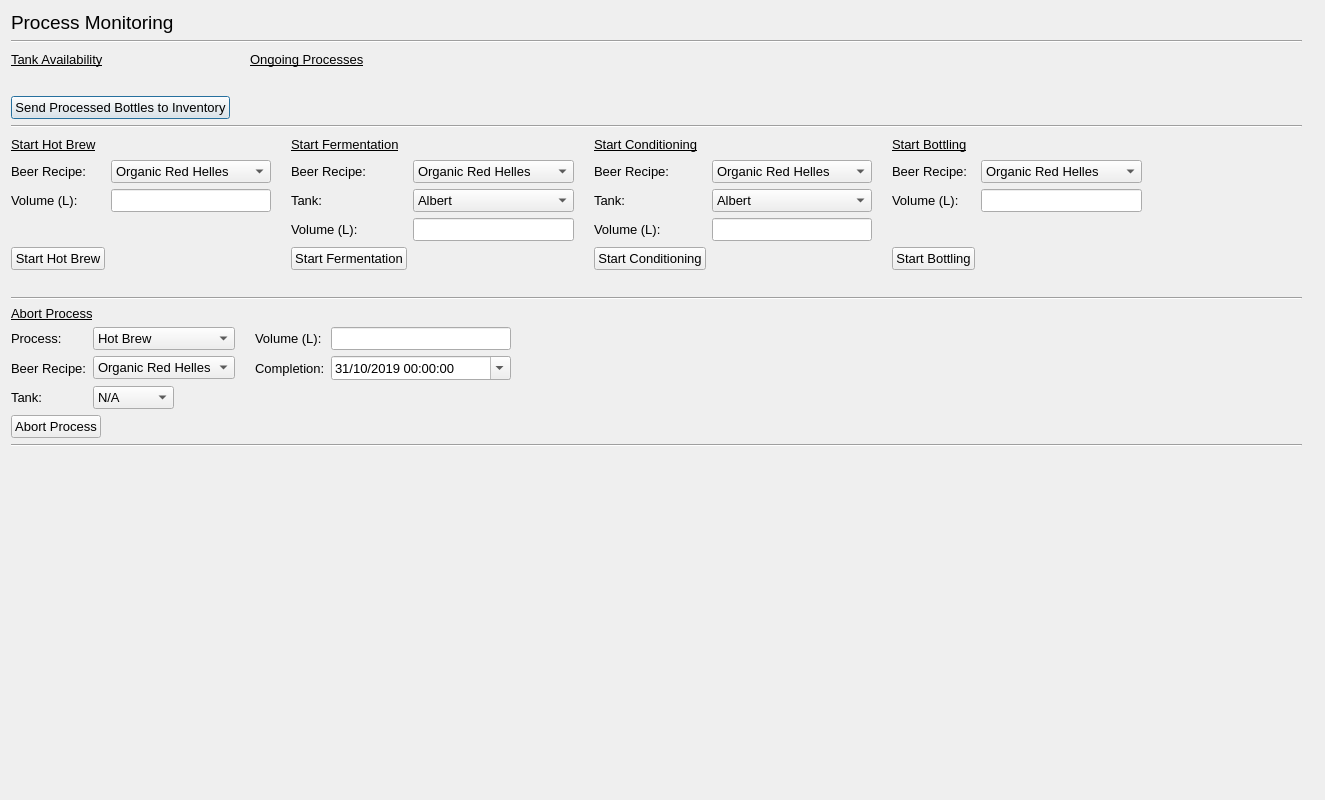
<?xml version="1.0" encoding="UTF-8"?>
<ui version="4.0">
 <class>dialog_monitoring</class>
 <widget class="QDialog" name="dialog_monitoring">
  <property name="geometry">
   <rect>
    <x>0</x>
    <y>0</y>
    <width>1325</width>
    <height>800</height>
   </rect>
  </property>
  <property name="font">
   <font>
    <family>Arial</family>
    <pointsize>10</pointsize>
   </font>
  </property>
  <property name="windowTitle">
   <string>Process Monitoring - Barnaby's Brewhouse</string>
  </property>
  <layout class="QGridLayout" name="gridLayout">
   <item row="0" column="0">
    <widget class="QScrollArea" name="scroll_area">
     <property name="font">
      <font>
       <kerning>true</kerning>
      </font>
     </property>
     <property name="frameShape">
      <enum>QFrame::NoFrame</enum>
     </property>
     <property name="frameShadow">
      <enum>QFrame::Plain</enum>
     </property>
     <property name="lineWidth">
      <number>0</number>
     </property>
     <property name="widgetResizable">
      <bool>true</bool>
     </property>
     <widget class="QWidget" name="scroll_area_widget_contents">
      <property name="geometry">
       <rect>
        <x>0</x>
        <y>0</y>
        <width>1303</width>
        <height>778</height>
       </rect>
      </property>
      <widget class="QWidget" name="verticalLayoutWidget">
       <property name="geometry">
        <rect>
         <x>0</x>
         <y>0</y>
         <width>1291</width>
         <height>771</height>
        </rect>
       </property>
       <layout class="QVBoxLayout" name="vert_layout_monitoring">
        <item>
         <widget class="QLabel" name="lbl_monitoring">
          <property name="font">
           <font>
            <family>Arial</family>
            <pointsize>14</pointsize>
            <kerning>true</kerning>
           </font>
          </property>
          <property name="text">
           <string>Process Monitoring</string>
          </property>
         </widget>
        </item>
        <item>
         <widget class="Line" name="hori_line_monitoring">
          <property name="orientation">
           <enum>Qt::Horizontal</enum>
          </property>
         </widget>
        </item>
        <item>
         <layout class="QGridLayout" name="grid_layout_status">
          <item row="1" column="2" alignment="Qt::AlignLeft|Qt::AlignTop">
           <widget class="QLabel" name="lbl_processes">
            <property name="text">
             <string/>
            </property>
           </widget>
          </item>
          <item row="0" column="3">
           <spacer name="hori_spacer_status">
            <property name="orientation">
             <enum>Qt::Horizontal</enum>
            </property>
            <property name="sizeHint" stdset="0">
             <size>
              <width>40</width>
              <height>20</height>
             </size>
            </property>
           </spacer>
          </item>
          <item row="1" column="0" alignment="Qt::AlignLeft|Qt::AlignTop">
           <widget class="QLabel" name="lbl_tanks">
            <property name="text">
             <string/>
            </property>
           </widget>
          </item>
          <item row="0" column="0">
           <widget class="QLabel" name="lbl_tank_availability">
            <property name="font">
             <font>
              <underline>true</underline>
              <kerning>true</kerning>
             </font>
            </property>
            <property name="text">
             <string>Tank Availability</string>
            </property>
           </widget>
          </item>
          <item row="0" column="2">
           <widget class="QLabel" name="lbl_ongoing_processes">
            <property name="font">
             <font>
              <underline>true</underline>
              <kerning>true</kerning>
             </font>
            </property>
            <property name="text">
             <string>Ongoing Processes</string>
            </property>
           </widget>
          </item>
          <item row="0" column="1">
           <widget class="QLabel" name="lbl_vert_placeholder5">
            <property name="text">
             <string/>
            </property>
           </widget>
          </item>
          <item row="2" column="0" alignment="Qt::AlignLeft">
           <widget class="QPushButton" name="btn_send_bottles">
            <property name="text">
             <string>Send Processed Bottles to Inventory</string>
            </property>
           </widget>
          </item>
         </layout>
        </item>
        <item>
         <widget class="Line" name="hori_line_status">
          <property name="orientation">
           <enum>Qt::Horizontal</enum>
          </property>
         </widget>
        </item>
        <item>
         <layout class="QGridLayout" name="grid_layout_start_process">
          <item row="2" column="6">
           <widget class="QLabel" name="lbl_condition_tank">
            <property name="text">
             <string>Tank:</string>
            </property>
           </widget>
          </item>
          <item row="0" column="3">
           <widget class="QLabel" name="lbl_start_fermentation">
            <property name="font">
             <font>
              <underline>true</underline>
              <kerning>true</kerning>
             </font>
            </property>
            <property name="text">
             <string>Start Fermentation</string>
            </property>
           </widget>
          </item>
          <item row="2" column="0">
           <widget class="QLabel" name="lbl_brew_volume">
            <property name="text">
             <string>Volume (L):</string>
            </property>
           </widget>
          </item>
          <item row="1" column="10">
           <widget class="QComboBox" name="combo_box_bottle_recipe">
            <item>
             <property name="text">
              <string>Organic Red Helles</string>
             </property>
            </item>
            <item>
             <property name="text">
              <string>Organic Pilsner</string>
             </property>
            </item>
            <item>
             <property name="text">
              <string>Organic Dunkel</string>
             </property>
            </item>
           </widget>
          </item>
          <item row="3" column="6">
           <widget class="QLabel" name="lbl_condition_volume">
            <property name="text">
             <string>Volume (L):</string>
            </property>
           </widget>
          </item>
          <item row="1" column="9">
           <widget class="QLabel" name="lbl_bottle_recipe">
            <property name="text">
             <string>Beer Recipe:</string>
            </property>
           </widget>
          </item>
          <item row="2" column="4">
           <widget class="QComboBox" name="combo_box_ferment_tank">
            <item>
             <property name="text">
              <string>Albert</string>
             </property>
            </item>
            <item>
             <property name="text">
              <string>Brigadier</string>
             </property>
            </item>
            <item>
             <property name="text">
              <string>Camilla</string>
             </property>
            </item>
            <item>
             <property name="text">
              <string>Dylon</string>
             </property>
            </item>
            <item>
             <property name="text">
              <string>Emily</string>
             </property>
            </item>
            <item>
             <property name="text">
              <string>Florence </string>
             </property>
            </item>
            <item>
             <property name="text">
              <string>R2D2</string>
             </property>
            </item>
           </widget>
          </item>
          <item row="1" column="6">
           <widget class="QLabel" name="lbl_condition_recipe">
            <property name="text">
             <string>Beer Recipe:</string>
            </property>
           </widget>
          </item>
          <item row="4" column="9">
           <widget class="QPushButton" name="btn_start_bottling">
            <property name="text">
             <string>Start Bottling</string>
            </property>
           </widget>
          </item>
          <item row="4" column="3" alignment="Qt::AlignLeft|Qt::AlignTop">
           <widget class="QPushButton" name="btn_start_fermentation">
            <property name="text">
             <string>Start Fermentation</string>
            </property>
           </widget>
          </item>
          <item row="2" column="3">
           <widget class="QLabel" name="lbl_ferment_tank">
            <property name="text">
             <string>Tank:</string>
            </property>
           </widget>
          </item>
          <item row="3" column="7">
           <widget class="QLineEdit" name="line_edit_condition_volume"/>
          </item>
          <item row="1" column="3">
           <widget class="QLabel" name="lbl_ferment_recipe">
            <property name="text">
             <string>Beer Recipe:</string>
            </property>
           </widget>
          </item>
          <item row="2" column="7">
           <widget class="QComboBox" name="combo_box_condition_tank">
            <item>
             <property name="text">
              <string>Albert</string>
             </property>
            </item>
            <item>
             <property name="text">
              <string>Brigadier</string>
             </property>
            </item>
            <item>
             <property name="text">
              <string>Camilla</string>
             </property>
            </item>
            <item>
             <property name="text">
              <string>Dylon</string>
             </property>
            </item>
            <item>
             <property name="text">
              <string>Emily</string>
             </property>
            </item>
            <item>
             <property name="text">
              <string>Florence </string>
             </property>
            </item>
            <item>
             <property name="text">
              <string>Gertrude</string>
             </property>
            </item>
            <item>
             <property name="text">
              <string>Harry</string>
             </property>
            </item>
           </widget>
          </item>
          <item row="0" column="2">
           <widget class="QLabel" name="lbl_vert_placeholder1">
            <property name="text">
             <string/>
            </property>
           </widget>
          </item>
          <item row="2" column="1">
           <widget class="QLineEdit" name="line_edit_brew_volume"/>
          </item>
          <item row="1" column="0">
           <widget class="QLabel" name="lbl_brew_recipe">
            <property name="text">
             <string>Beer Recipe:</string>
            </property>
           </widget>
          </item>
          <item row="1" column="7">
           <widget class="QComboBox" name="combo_box_condition_recipe">
            <item>
             <property name="text">
              <string>Organic Red Helles</string>
             </property>
            </item>
            <item>
             <property name="text">
              <string>Organic Pilsner</string>
             </property>
            </item>
            <item>
             <property name="text">
              <string>Organic Dunkel</string>
             </property>
            </item>
           </widget>
          </item>
          <item row="3" column="3">
           <widget class="QLabel" name="lbl_ferment_volume">
            <property name="text">
             <string>Volume (L):</string>
            </property>
           </widget>
          </item>
          <item row="0" column="9">
           <widget class="QLabel" name="lbl_start_bottling">
            <property name="font">
             <font>
              <underline>true</underline>
              <kerning>true</kerning>
             </font>
            </property>
            <property name="text">
             <string>Start Bottling</string>
            </property>
           </widget>
          </item>
          <item row="2" column="10">
           <widget class="QLineEdit" name="line_edit_bottle_volume"/>
          </item>
          <item row="4" column="6">
           <widget class="QPushButton" name="btn_start_conditioning">
            <property name="text">
             <string>Start Conditioning</string>
            </property>
           </widget>
          </item>
          <item row="2" column="9">
           <widget class="QLabel" name="lbl_bottle_volume">
            <property name="text">
             <string>Volume (L):</string>
            </property>
           </widget>
          </item>
          <item row="1" column="4">
           <widget class="QComboBox" name="combo_box_ferment_recipe">
            <item>
             <property name="text">
              <string>Organic Red Helles</string>
             </property>
            </item>
            <item>
             <property name="text">
              <string>Organic Pilsner</string>
             </property>
            </item>
            <item>
             <property name="text">
              <string>Organic Dunkel</string>
             </property>
            </item>
           </widget>
          </item>
          <item row="0" column="0">
           <widget class="QLabel" name="lbl_start_brew">
            <property name="font">
             <font>
              <underline>true</underline>
              <kerning>true</kerning>
             </font>
            </property>
            <property name="text">
             <string>Start Hot Brew</string>
            </property>
           </widget>
          </item>
          <item row="1" column="1">
           <widget class="QComboBox" name="combo_box_brew_recipe">
            <item>
             <property name="text">
              <string>Organic Red Helles</string>
             </property>
            </item>
            <item>
             <property name="text">
              <string>Organic Pilsner</string>
             </property>
            </item>
            <item>
             <property name="text">
              <string>Organic Dunkel</string>
             </property>
            </item>
           </widget>
          </item>
          <item row="0" column="8">
           <widget class="QLabel" name="lbl_vert_placeholder3">
            <property name="text">
             <string/>
            </property>
           </widget>
          </item>
          <item row="4" column="0" alignment="Qt::AlignLeft|Qt::AlignTop">
           <widget class="QPushButton" name="btn_start_hot_brew">
            <property name="text">
             <string>Start Hot Brew</string>
            </property>
           </widget>
          </item>
          <item row="0" column="5">
           <widget class="QLabel" name="lbl_vert_placeholder2">
            <property name="text">
             <string/>
            </property>
           </widget>
          </item>
          <item row="0" column="6">
           <widget class="QLabel" name="lbl_start_conditioning">
            <property name="font">
             <font>
              <underline>true</underline>
              <kerning>true</kerning>
             </font>
            </property>
            <property name="text">
             <string>Start Conditioning</string>
            </property>
           </widget>
          </item>
          <item row="3" column="4">
           <widget class="QLineEdit" name="line_edit_ferment_volume"/>
          </item>
          <item row="0" column="11">
           <spacer name="hori_spacer_status_2">
            <property name="orientation">
             <enum>Qt::Horizontal</enum>
            </property>
            <property name="sizeHint" stdset="0">
             <size>
              <width>40</width>
              <height>20</height>
             </size>
            </property>
           </spacer>
          </item>
         </layout>
        </item>
        <item>
         <widget class="QLabel" name="lbl_tank_advice">
          <property name="text">
           <string/>
          </property>
         </widget>
        </item>
        <item>
         <widget class="Line" name="hori_line_start_process">
          <property name="orientation">
           <enum>Qt::Horizontal</enum>
          </property>
         </widget>
        </item>
        <item>
         <widget class="QLabel" name="lbl_abort_process">
          <property name="font">
           <font>
            <underline>true</underline>
            <kerning>true</kerning>
           </font>
          </property>
          <property name="text">
           <string>Abort Process</string>
          </property>
         </widget>
        </item>
        <item>
         <layout class="QGridLayout" name="grid_layout_abort_process">
          <item row="2" column="1" alignment="Qt::AlignLeft">
           <widget class="QComboBox" name="combo_box_abort_tank">
            <item>
             <property name="text">
              <string>N/A</string>
             </property>
            </item>
            <item>
             <property name="text">
              <string>Albert</string>
             </property>
            </item>
            <item>
             <property name="text">
              <string>Brigadier</string>
             </property>
            </item>
            <item>
             <property name="text">
              <string>Camilla</string>
             </property>
            </item>
            <item>
             <property name="text">
              <string>Dylon</string>
             </property>
            </item>
            <item>
             <property name="text">
              <string>Emily</string>
             </property>
            </item>
            <item>
             <property name="text">
              <string>Florence </string>
             </property>
            </item>
            <item>
             <property name="text">
              <string>Gertrude</string>
             </property>
            </item>
            <item>
             <property name="text">
              <string>Harry</string>
             </property>
            </item>
            <item>
             <property name="text">
              <string>R2D2</string>
             </property>
            </item>
           </widget>
          </item>
          <item row="1" column="4" alignment="Qt::AlignLeft">
           <widget class="QDateTimeEdit" name="date_time_edit_completion">
            <property name="sizePolicy">
             <sizepolicy hsizetype="Fixed" vsizetype="Fixed">
              <horstretch>0</horstretch>
              <verstretch>0</verstretch>
             </sizepolicy>
            </property>
            <property name="minimumSize">
             <size>
              <width>180</width>
              <height>0</height>
             </size>
            </property>
            <property name="minimumDateTime">
             <datetime>
              <hour>0</hour>
              <minute>0</minute>
              <second>0</second>
              <year>2019</year>
              <month>10</month>
              <day>31</day>
             </datetime>
            </property>
            <property name="displayFormat">
             <string>dd/MM/yyyy hh:mm:ss</string>
            </property>
            <property name="calendarPopup">
             <bool>true</bool>
            </property>
           </widget>
          </item>
          <item row="1" column="0" alignment="Qt::AlignLeft">
           <widget class="QLabel" name="lbl_abort_recipe">
            <property name="text">
             <string>Beer Recipe:</string>
            </property>
           </widget>
          </item>
          <item row="1" column="3">
           <widget class="QLabel" name="lbl_abort_completion">
            <property name="text">
             <string>Completion:</string>
            </property>
           </widget>
          </item>
          <item row="0" column="0">
           <widget class="QLabel" name="lbl_abort">
            <property name="text">
             <string>Process:</string>
            </property>
           </widget>
          </item>
          <item row="0" column="4" alignment="Qt::AlignLeft">
           <widget class="QLineEdit" name="line_edit_abort_volume">
            <property name="minimumSize">
             <size>
              <width>180</width>
              <height>0</height>
             </size>
            </property>
           </widget>
          </item>
          <item row="1" column="5">
           <spacer name="hori_spacer_abort_process">
            <property name="orientation">
             <enum>Qt::Horizontal</enum>
            </property>
            <property name="sizeHint" stdset="0">
             <size>
              <width>40</width>
              <height>20</height>
             </size>
            </property>
           </spacer>
          </item>
          <item row="0" column="1">
           <widget class="QComboBox" name="combo_box_abort_process">
            <item>
             <property name="text">
              <string>Hot Brew</string>
             </property>
            </item>
            <item>
             <property name="text">
              <string>Fermentation</string>
             </property>
            </item>
            <item>
             <property name="text">
              <string>Conditioning</string>
             </property>
            </item>
            <item>
             <property name="text">
              <string>Bottling</string>
             </property>
            </item>
           </widget>
          </item>
          <item row="2" column="0">
           <widget class="QLabel" name="lbl_abort_tank">
            <property name="text">
             <string>Tank:</string>
            </property>
           </widget>
          </item>
          <item row="1" column="1" alignment="Qt::AlignLeft">
           <widget class="QComboBox" name="combo_box_abort_recipe">
            <item>
             <property name="text">
              <string>Organic Red Helles</string>
             </property>
            </item>
            <item>
             <property name="text">
              <string>Organic Pilsner</string>
             </property>
            </item>
            <item>
             <property name="text">
              <string>Organic Dunkel</string>
             </property>
            </item>
           </widget>
          </item>
          <item row="0" column="3">
           <widget class="QLabel" name="lbl_abort_volume">
            <property name="text">
             <string>Volume (L):</string>
            </property>
           </widget>
          </item>
          <item row="0" column="2">
           <widget class="QLabel" name="lbl_vertical_placeholder4">
            <property name="text">
             <string/>
            </property>
           </widget>
          </item>
         </layout>
        </item>
        <item alignment="Qt::AlignLeft">
         <widget class="QPushButton" name="btn_abort_process">
          <property name="text">
           <string>Abort Process</string>
          </property>
         </widget>
        </item>
        <item>
         <widget class="Line" name="hori_line_abort_process">
          <property name="orientation">
           <enum>Qt::Horizontal</enum>
          </property>
         </widget>
        </item>
        <item>
         <widget class="QLabel" name="lbl_process_message">
          <property name="text">
           <string/>
          </property>
         </widget>
        </item>
        <item>
         <spacer name="vert_spacer_monitoring">
          <property name="orientation">
           <enum>Qt::Vertical</enum>
          </property>
          <property name="sizeHint" stdset="0">
           <size>
            <width>20</width>
            <height>40</height>
           </size>
          </property>
         </spacer>
        </item>
       </layout>
      </widget>
     </widget>
    </widget>
   </item>
  </layout>
 </widget>
 <resources/>
 <connections/>
</ui>
